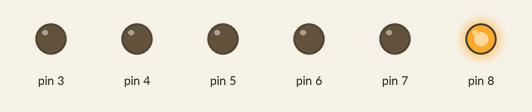
Simulated run of this sketch. Board: Arduino Uno, built with avr-gcc and run on an emulated ATmega328P. On the bench: output pins drawn as LEDs (lit = HIGH).

Above: at 0.1 s.
At 1.1 s:
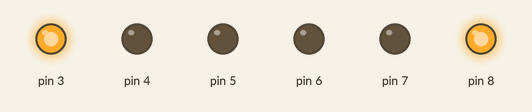
At 2.1 s:
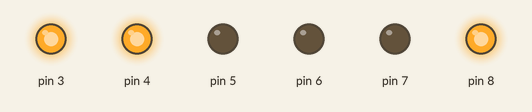
At 3.1 s:
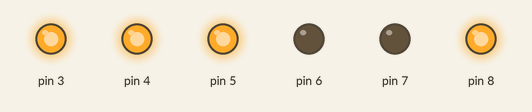
At 4.1 s:
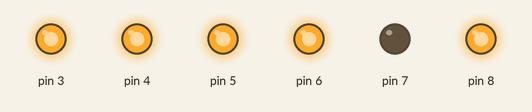
At 5.1 s:
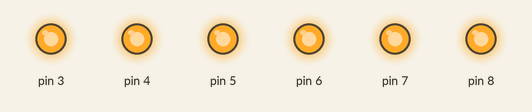
Timing chart, 0 to 6.6 s (numbered marks = the images above):
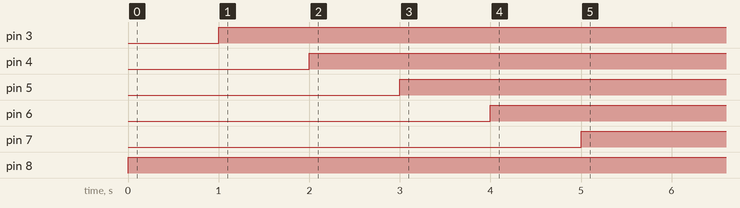

Measured:
- by itself, pin 3: LOW → HIGH at 1.0 s
- by itself, pin 4: LOW → HIGH at 2.0 s
- by itself, pin 5: LOW → HIGH at 3.0 s
- by itself, pin 6: LOW → HIGH at 4.0 s
- by itself, pin 7: LOW → HIGH at 5.0 s
- by itself, pin 8: LOW → HIGH at 0.00 s

The sketch:

sketch_nov22a.ino
```cpp
void setup() {
  // put your setup code here, to run once:


  pinMode (8, OUTPUT);
  pinMode (3, OUTPUT);
  pinMode (4, OUTPUT);
  pinMode (5, OUTPUT);
  pinMode (6, OUTPUT);
  pinMode (7, OUTPUT);


}

void loop() {
  // put your main code here, to run repeatedly:


  digitalWrite(8 ,HIGH);
  delay(1000);
  digitalWrite(3 ,HIGH);
  delay(1000);
  digitalWrite(4 ,HIGH);
  delay(1000);
  digitalWrite(5 ,HIGH);
  delay(1000);
  digitalWrite(6 ,HIGH);
  delay(1000);
  digitalWrite(7 ,HIGH);
  delay(1000);


}
```
